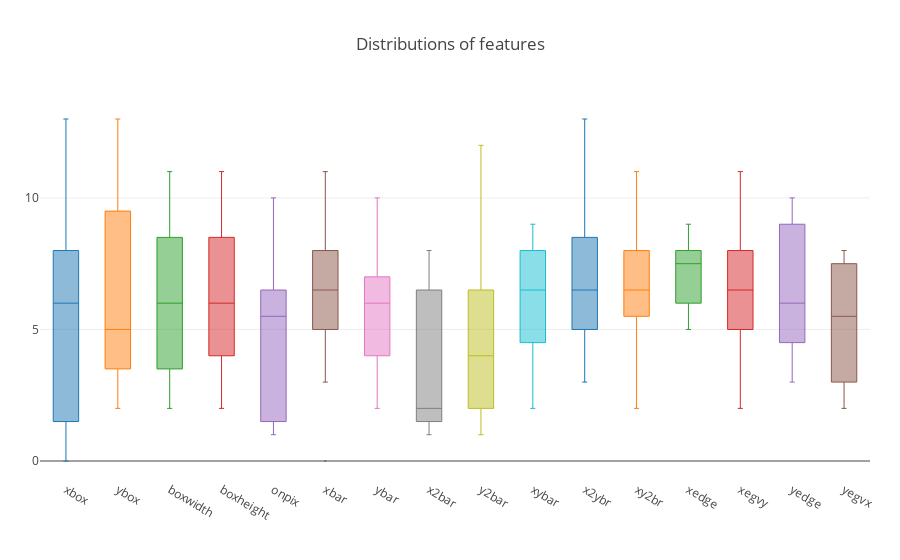

Notebook source saved alongside this figure:
### Markdown cell above
### Boxplot of feature distributions

### Code cell
import plotly.plotly as py
import plotly.graph_objs as go
from plotly.offline import download_plotlyjs, init_notebook_mode, plot, iplot

init_notebook_mode(connected=True)
x_data=names

traces = []

for xd, yd in zip(x_data,data):
    traces.append(go.Box(y=yd,name=xd,whiskerwidth=.2,marker=dict(size=2,),line=dict(width=1),))

layout=go.Layout(
    title="Distributions of features",yaxis=dict(autorange=True,showgrid=True,zeroline=True,dtick=5,),margin=dict(l=40,r=30,b=80,t=100),showlegend=False,)

fig = go.Figure(data=traces,layout=layout)
iplot(fig)

### Figure 1 — Plotly figure (JSON) as saved in the notebook; plotly's stock layout.template omitted (floating-point values rounded to 4 significant figures)
{"data": [{"line": {"width": 1}, "marker": {"size": 2}, "name": "xbox", "type": "box", "whiskerwidth": 0.2, "y": [2, 8, 3, 5, 1, 8, 13, 0, 6, 6, 10, 8, 0, 8, 0, 8]}, {"line": {"width": 1}, "marker": {"size": 2}, "name": "ybox", "type": "box", "whiskerwidth": 0.2, "y": [5, 12, 3, 7, 2, 10, 5, 5, 4, 13, 3, 9, 2, 8, 4, 10]}, {"line": {"width": 1}, "marker": {"size": 2}, "name": "boxwidth", "type": "box", "whiskerwidth": 0.2, "y": [4, 11, 6, 8, 6, 10, 6, 2, 6, 10, 3, 7, 3, 7, 3, 9]}, {"line": {"width": 1}, "marker": {"size": 2}, "name": "boxheight", "type": "box", "whiskerwidth": 0.2, "y": [7, 11, 6, 6, 3, 5, 9, 4, 6, 4, 4, 10, 6, 10, 2, 8]}, {"line": {"width": 1}, "marker": {"size": 2}, "name": "onpix", "type": "box", "whiskerwidth": 0.2, "y": [2, 1, 3, 1, 1, 8, 6, 6, 6, 6, 5, 9, 1, 7, 5, 10]}, {"line": {"width": 1}, "marker": {"size": 2}, "name": "xbar", "type": "box", "whiskerwidth": 0.2, "y": [4, 11, 5, 8, 3, 8, 8, 6, 9, 5, 6, 6, 0, 8, 9, 7]}, {"line": {"width": 1}, "marker": {"size": 2}, "name": "ybar", "type": "box", "whiskerwidth": 0.2, "y": [4, 2, 5, 4, 4, 8, 7, 6, 6, 7, 6, 6, 2, 8, 7, 10]}, {"line": {"width": 1}, "marker": {"size": 2}, "name": "x2bar", "type": "box", "whiskerwidth": 0.2, "y": [1, 1, 3, 2, 1, 8, 2, 2, 2, 8, 2, 8, 1, 6, 2, 7]}, {"line": {"width": 1}, "marker": {"size": 2}, "name": "y2bar", "type": "box", "whiskerwidth": 0.2, "y": [2, 2, 4, 4, 2, 10, 6, 2, 6, 12, 4, 8, 1, 6, 1, 7]}, {"line": {"width": 1}, "marker": {"size": 2}, "name": "xybar", "type": "box", "whiskerwidth": 0.2, "y": [3, 9, 5, 7, 4, 8, 7, 3, 8, 5, 6, 8, 2, 8, 6, 7]}, {"line": {"width": 1}, "marker": {"size": 2}, "name": "x2ybr", "type": "box", "whiskerwidth": 0.2, "y": [6, 13, 4, 7, 4, 6, 7, 6, 3, 10, 7, 9, 5, 9, 5, 8]}, {"line": {"width": 1}, "marker": {"size": 2}, "name": "xy2br", "type": "box", "whiskerwidth": 0.2, "y": [4, 9, 6, 7, 6, 7, 8, 6, 2, 6, 5, 11, 4, 8, 7, 8]}, {"line": {"width": 1}, "marker": {"size": 2}, "name": "xedge", "type": "box", "whiskerwidth": 0.2, "y": [6, 9, 8, 6, 9, 7, 8, 6, 5, 7, 5, 8, 8, 9, 8, 6]}, {"line": {"width": 1}, "marker": {"size": 2}, "name": "xegvy", "type": "box", "whiskerwidth": 0.2, "y": [5, 9, 5, 7, 6, 6, 11, 7, 3, 7, 3, 9, 2, 7, 5, 11]}, {"line": {"width": 1}, "marker": {"size": 2}, "name": "yedge", "type": "box", "whiskerwidth": 0.2, "y": [6, 9, 5, 4, 3, 10, 6, 3, 5, 10, 5, 7, 3, 9, 6, 9]}, {"line": {"width": 1}, "marker": {"size": 2}, "name": "yegvx", "type": "box", "whiskerwidth": 0.2, "y": [3, 4, 4, 3, 2, 8, 7, 7, 5, 7, 6, 8, 2, 8, 3, 8]}], "layout": {"margin": {"b": 80, "l": 40, "r": 30, "t": 100}, "showlegend": false, "title": "Distributions of features", "yaxis": {"autorange": true, "dtick": 5, "showgrid": true, "zeroline": true}}}
